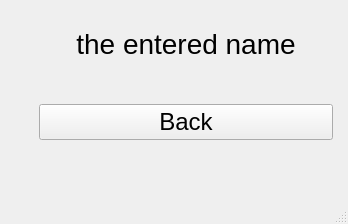
<?xml version="1.0" encoding="UTF-8"?>
<ui version="4.0">
 <class>SecondWindow</class>
 <widget class="QMainWindow" name="SecondWindow">
  <property name="geometry">
   <rect>
    <x>0</x>
    <y>0</y>
    <width>348</width>
    <height>224</height>
   </rect>
  </property>
  <property name="windowTitle">
   <string>MainWindow</string>
  </property>
  <widget class="QWidget" name="centralwidget">
   <widget class="QWidget" name="verticalLayoutWidget">
    <property name="geometry">
     <rect>
      <x>39</x>
      <y>-11</y>
      <width>294</width>
      <height>151</height>
     </rect>
    </property>
    <layout class="QVBoxLayout" name="verticalLayout">
     <item>
      <widget class="QLabel" name="label">
       <property name="sizePolicy">
        <sizepolicy hsizetype="Preferred" vsizetype="Preferred">
         <horstretch>0</horstretch>
         <verstretch>50</verstretch>
        </sizepolicy>
       </property>
       <property name="font">
        <font>
         <pointsize>21</pointsize>
        </font>
       </property>
       <property name="text">
        <string>the entered name</string>
       </property>
       <property name="alignment">
        <set>Qt::AlignCenter</set>
       </property>
      </widget>
     </item>
     <item>
      <widget class="QPushButton" name="pushButton">
       <property name="sizePolicy">
        <sizepolicy hsizetype="Minimum" vsizetype="Fixed">
         <horstretch>0</horstretch>
         <verstretch>4</verstretch>
        </sizepolicy>
       </property>
       <property name="font">
        <font>
         <pointsize>18</pointsize>
        </font>
       </property>
       <property name="text">
        <string>Back</string>
       </property>
      </widget>
     </item>
    </layout>
   </widget>
  </widget>
  <widget class="QMenuBar" name="menubar">
   <property name="geometry">
    <rect>
     <x>0</x>
     <y>0</y>
     <width>348</width>
     <height>37</height>
    </rect>
   </property>
  </widget>
  <widget class="QStatusBar" name="statusbar"/>
 </widget>
 <resources/>
 <connections/>
</ui>
